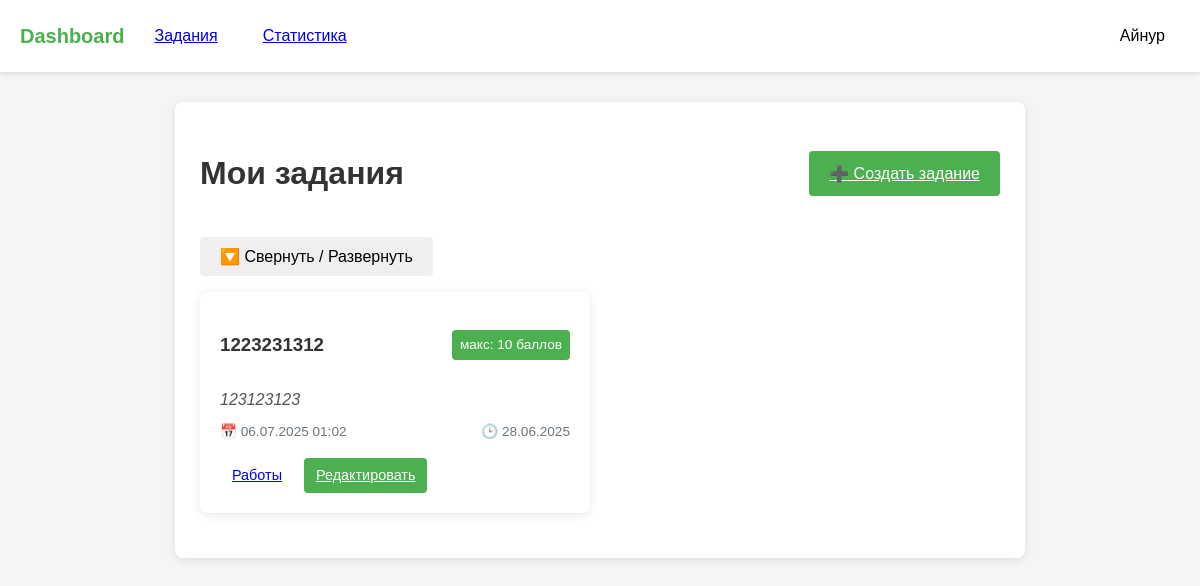
Screenshot of /assignments (signed in) with the database file from the repository.
### models.py (models this page shows)
class User(UserMixin, db.Model):
    id = db.Column(db.Integer, primary_key=True)
    name = db.Column(db.String(150))
    email = db.Column(db.String(150), unique=True)
    password = db.Column(db.String(150))
    role = db.Column(db.String(50))  # 'student' or 'teacher'
    group = db.Column(db.String(50))
    first_name = db.Column(db.String(150))
    last_name = db.Column(db.String(150))
    age = db.Column(db.Integer)
    gender = db.Column(db.String(10))  # 'male', 'female', 'other'
    students = db.relationship(
        'User',
        secondary=teacher_student,
        primaryjoin=(id == teacher_student.c.teacher_id),
        secondaryjoin=(id == teacher_student.c.student_id),
        backref=db.backref('teachers', lazy='dynamic'),
        lazy='dynamic'
    )

class Assignment(db.Model):
    id = db.Column(db.Integer, primary_key=True)
    title = db.Column(db.String(100), nullable=False)
    description = db.Column(db.Text, nullable=False)
    deadline = db.Column(db.DateTime)
    max_score = db.Column(db.Integer, default=10)
    teacher_id = db.Column(db.Integer, db.ForeignKey('user.id'))
    created_at = db.Column(db.DateTime, default=datetime.utcnow)
    submissions = db.relationship('Submission', backref='assignment', lazy=True)
    questions = db.relationship('Question', backref='assignment', cascade='all, delete-orphan', lazy=True)

### main.py (the view)
@main.route('/assignments')
@login_required
def assignments_list():
    if current_user.role == 'teacher':
        assignments = Assignment.query.filter_by(teacher_id=current_user.id).order_by(Assignment.created_at.desc()).all()
        return render_template('assignments.html', assignments=assignments)
    elif current_user.role == 'student':
        assignments = Assignment.query.filter(
            Assignment.teacher_id.in_([t.id for t in current_user.teachers])
        ).order_by(Assignment.created_at.desc()).all()
        return render_template('student_assignments.html', assignments=assignments)
    else:
        abort(403)

### app.py (called while the page is built)
def create_app():
    app = Flask(__name__)
    app.config['SECRET_KEY'] = 'your_secret_key'
    app.config['SQLALCHEMY_DATABASE_URI'] = 'sqlite:///data.db'
    app.config['SQLALCHEMY_TRACK_MODIFICATIONS'] = False
    app.config['TEMPLATES_AUTO_RELOAD'] = True
    db.init_app(app)
    login_manager.init_app(app)
    login_manager.login_view = 'auth.login'
    from models import User
    @login_manager.user_loader
    def load_user(user_id):
        return User.query.get(int(user_id))
    from auth import auth as auth_blueprint
    app.register_blueprint(auth_blueprint)
    from main import main as main_blueprint
    app.register_blueprint(main_blueprint)
    return app

### templates/assignments.html (shortened to what this page needs)
{% extends "base.html" %}
{% block content %}
<div class="form-container">
    <div style="display: flex; justify-content: space-between; align-items: center;">
        <h1>Мои задания</h1>
        <a href="{{ url_for('main.create_assignment') }}" class="btn btn-primary">➕ Создать задание</a>
    </div>
    <button onclick="toggleAssignments()" class="btn mt-2">🔽 Свернуть / Развернуть</button>
    <div id="assignmentsSection" class="assignments-grid mt-2">
        {% for assignment in assignments %}
        <div class="assignment-card">
            <div class="card-header">
                <h3>{{ assignment.title }}</h3>
                <span class="score-label">макс: {{ assignment.max_score }} баллов</span>
            </div>
            <p class="assignment-description">{{ assignment.description }}</p>
            <div class="assignment-meta">
                <span class="deadline">📅 {{ assignment.deadline.strftime('%d.%m.%Y %H:%M') if assignment.deadline else 'Без срока' }}</span>
                <span class="created-at">🕒 {{ assignment.created_at.strftime('%d.%m.%Y') }}</span>
            </div>
            <div class="assignment-actions">
                <a href="{{ url_for('main.view_submissions', assignment_id=assignment.id) }}" class="btn btn-small">Работы</a>
                <a href="{{ url_for('main.edit_assignment', assignment_id=assignment.id) }}" class="btn btn-small btn-primary">Редактировать</a>
            </div>
        </div>
        {% endfor %}
    </div>
</div>
{% endblock %}

### templates/base.html (shortened to what this page needs)
<!DOCTYPE html>
<html lang="ru">
<head>
    <link rel="stylesheet" href="../static/style.css">
</head>
<body>
    <header class="header">
        <nav class="navbar">
            <div class="nav-left">
                <a href="{{ url_for('main.dashboard') }}" class="logo">Dashboard</a>
                {% if current_user.is_authenticated %}
                    {% if current_user.role == 'teacher' %}
                        <a href="{{ url_for('main.create_assignment') }}" class="nav-btn">Задания</a>
                    {% else %}
                        <a href="{{ url_for('main.assignments_list') }}" class="nav-btn">Задания</a>
                    {% endif %}
                    <a href="{{ url_for('main.statistics') }}" class="nav-btn">Статистика</a>
                {% endif %}
            </div>
            <div class="nav-right">
                {% if current_user.is_authenticated %}
                <div class="profile-dropdown">
                    <button class="nav-btn profile-btn">{{ current_user.name }}{% if current_user.last_name %} {{ current_user.last_name }}{% endif %}</button>
                </div>
                {% else %}
                <a href="{{ url_for('auth.login') }}" class="nav-btn">Вход</a>
                {% endif %}
            </div>
        </nav>
    </header>
    <main>
        {% block content %}{% endblock %}
    </main>
</body>
</html>

### static/style.css (style rules this page uses)
:root { --primary-color: #4CAF50; --primary-hover: #45a049; --danger-color: #dc3545; --danger-hover: #c82333; --text-color: #333; --light-gray: #f8f9fa; --medium-gray: #e9ecef; --dark-gray: #6c757d; --shadow: 0 2px 10px rgba(0, 0, 0, 0.1); }
body { margin: 0; font-family: 'Arial', sans-serif; background-color: #f5f5f5; color: var(--text-color); line-height: 1.6; }
.navbar { display: flex; justify-content: space-between; align-items: center; padding: 15px 20px; background-color: white; box-shadow: 0 2px 4px rgba(0, 0, 0, 0.1); }
.nav-left, .nav-right { display: flex; align-items: center; gap: 15px; }
.logo { font-size: 1.25rem; font-weight: bold; color: var(--primary-color); text-decoration: none; transition: color 0.3s; }
.nav-btn { padding: 8px 15px; background: none; border: none; cursor: pointer; font-size: 1rem; border-radius: 4px; transition: all 0.3s; }
.profile-dropdown { position: relative; }
.assignment-card { background: white; border-radius: 8px; padding: 20px; margin-bottom: 20px; box-shadow: var(--shadow); transition: transform 0.3s, box-shadow 0.3s; }
.form-container { max-width: 800px; margin: 30px auto; padding: 25px; background: white; border-radius: 8px; box-shadow: var(--shadow); }
.btn { display: inline-block; padding: 10px 20px; border: none; border-radius: 4px; font-size: 1rem; cursor: pointer; text-align: center; transition: background 0.3s; }
.btn-primary { background-color: var(--primary-color); color: white; }
.btn-small { padding: 6px 12px; font-size: 0.9rem; }
.assignments-grid { display: grid; grid-template-columns: repeat(auto-fill, minmax(300px, 1fr)); gap: 20px; }
.mt-2 { margin-top: 1rem; }
.card-header { display: flex; justify-content: space-between; align-items: center; margin-bottom: 0.5rem; }
.score-label { background-color: var(--primary-color); color: white; padding: 4px 8px; border-radius: 4px; font-size: 0.85rem; }
.assignment-description { margin: 0.5rem 0; font-style: italic; color: #555; }
.assignment-meta { font-size: 0.85rem; color: var(--dark-gray); margin-bottom: 1rem; display: flex; justify-content: space-between; }
.assignment-actions { display: flex; gap: 10px; }

### rows the page displays
User: name "Айнур"
Assignment: title "1223231312", max_score "10", description "123123123", deadline "06.07.2025 01:02", created_at "28.06.2025"
